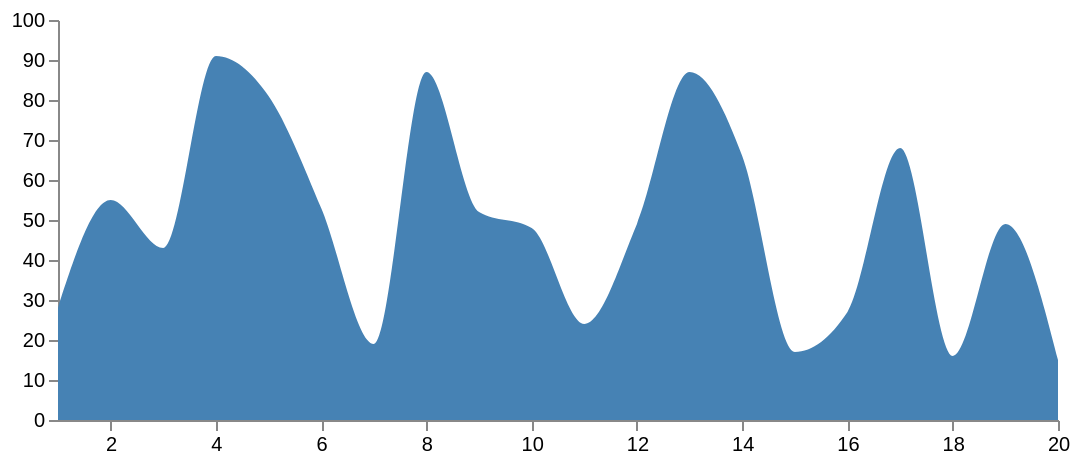

This figure's Vega-Lite source:
### Vega specification from a JSON file in a GitHub repository (floating-point values rounded to 4 significant figures)
{"width": 500, "height": 200, "padding": 5, "data": [{"name": "table", "values": [{"u": 1, "v": 28}, {"u": 2, "v": 55}, {"u": 3, "v": 43}, {"u": 4, "v": 91}, {"u": 5, "v": 81}, {"u": 6, "v": 53}, {"u": 7, "v": 19}, {"u": 8, "v": 87}, {"u": 9, "v": 52}, {"u": 10, "v": 48}, {"u": 11, "v": 24}, {"u": 12, "v": 49}, {"u": 13, "v": 87}, {"u": 14, "v": 66}, {"u": 15, "v": 17}, {"u": 16, "v": 27}, {"u": 17, "v": 68}, {"u": 18, "v": 16}, {"u": 19, "v": 49}, {"u": 20, "v": 15}]}], "scales": [{"name": "xscale", "type": "linear", "range": "width", "zero": false, "domain": {"data": "table", "field": "u"}}, {"name": "yscale", "type": "linear", "range": "height", "nice": true, "zero": true, "domain": {"data": "table", "field": "v"}}], "axes": [{"orient": "bottom", "scale": "xscale", "count": 20}, {"orient": "left", "scale": "yscale"}], "marks": [{"type": "area", "from": {"data": "table"}, "encode": {"enter": {"interpolate": {"value": "monotone"}, "x": {"scale": "xscale", "field": "u"}, "y": {"scale": "yscale", "field": "v"}, "y2": {"scale": "yscale", "value": 0}, "fill": {"value": "steelblue"}}, "update": {"fillOpacity": {"value": 1}}, "hover": {"fillOpacity": {"value": 0.5}}}}]}
